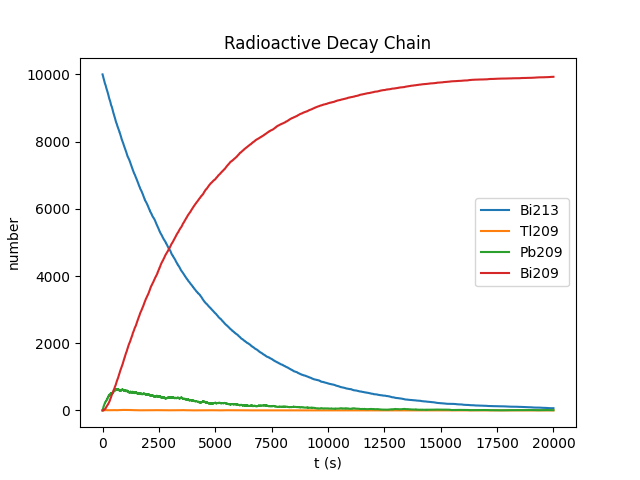

Source code (Python):
# HW 3 Q 3
# Newman Exercise 10.2, P 456
# Radioactive Decay Chain

import numpy as np
import matplotlib.pyplot as plt

def calc_prob(_tau):
    '''
    output: probability of decay in 1 s
    input: half-life (s)
    '''
    return 1 - pow(2, - 1/ _tau)

tauBi = 46*60
tauTl = 2.2*60
tauPb = 3.3*60

# probability of decay in 1 s
pBi = calc_prob(tauBi)
pTl = calc_prob(tauTl)
pPb = calc_prob(tauPb)

NBi213 = 10000
NTl = 0
NPb = 0
NBi209 = 0

NBi213_list = []
NTl_list = []
NPb_list = []
NBi209_list = []
t = 20000
t_list = list(range(t))
for i in range(t):
    NBi213_list.append(NBi213)
    NTl_list.append(NTl)
    NPb_list.append(NPb)
    NBi209_list.append(NBi209)
    n = NPb
    for j in range(n):
        if np.random.random() < pPb:
            NBi209 += 1
            NPb -= 1
    n = NTl
    for j in range(n):
        if np.random.random() < pTl:
            NPb += 1
            NTl -= 1
    n = NBi213
    for j in range(n):
        if np.random.random() < pBi:
            # decay
            if np.random.random() < 0.9791:
                NPb += 1
            else:
                NTl += 1
            NBi213 -= 1
assert(NBi213 + NTl + NPb + NBi209 == 10000)
plt.plot(t_list, NBi213_list, label = 'Bi213')
plt.plot(t_list, NTl_list, label = 'Tl209')
plt.plot(t_list, NPb_list, label = 'Pb209')
plt.plot(t_list, NBi209_list, label = 'Bi209')
plt.title("Radioactive Decay Chain")
plt.legend()
plt.xlabel("t (s)")
plt.ylabel("number")
plt.savefig("decay.png")
